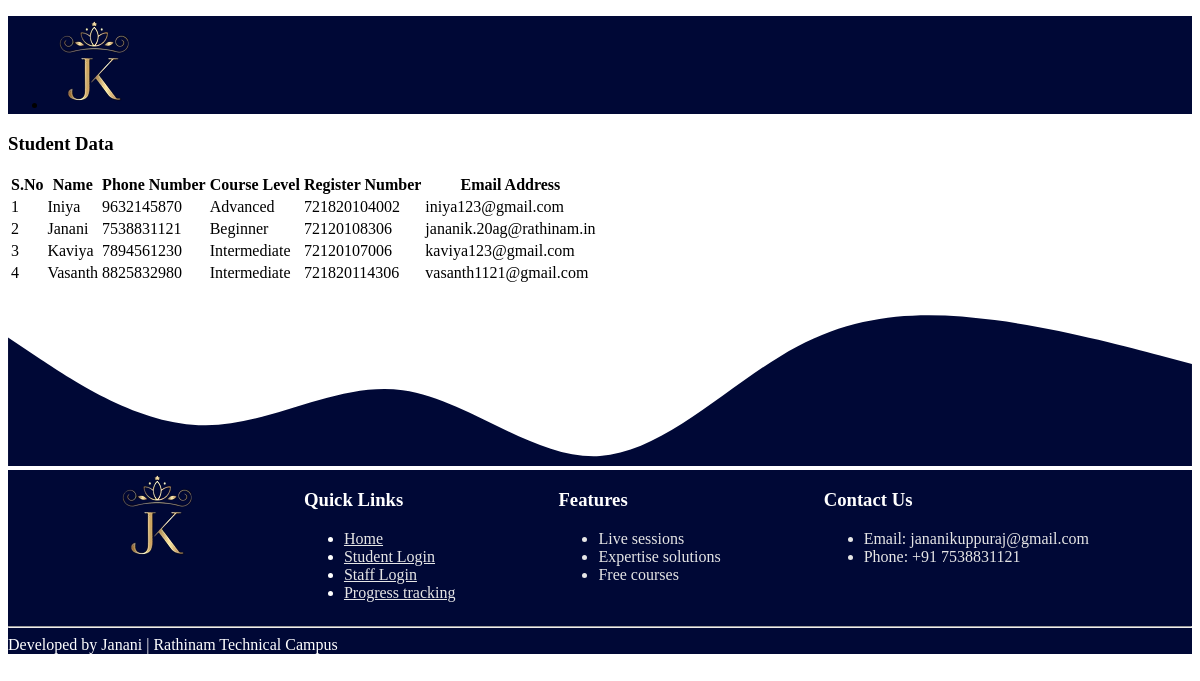
/student_details.php, run on the app's committed database.
### tables this page shows
CREATE TABLE `student_login` (
  `Student_Name` varchar(200) NOT NULL,
  `PhoneNumber` varchar(50) NOT NULL,
  `CourseLevel` varchar(50) NOT NULL,
  `RegisterNumber` varchar(100) NOT NULL,
  `EmailAddress` varchar(50) NOT NULL,
  `Student_Password` varchar(100) NOT NULL
);

### student_details.php (the view, shortened to what this page needs)
<!DOCTYPE html>
<html lang="en">
<head>
    <link rel="stylesheet" href="https://cdn.jsdelivr.net/npm/uikit@3.16.26/dist/css/uikit.min.css" />
    <link rel="stylesheet" href="style.css">
    <link rel="stylesheet" href="common.css">
    <link rel="stylesheet" href="https://cdnjs.cloudflare.com/ajax/libs/font-awesome/5.12.1/css/all.min.css">
</head>
<body>
    <div class="js-navbar">
        <nav class="uk-navbar-container">
            <div class="uk-container">
                <div uk-navbar>
                    <div class="uk-navbar-left">
                        <ul class="uk-navbar-nav">
                            <li class="uk-active">
                                <a href="#" class="js-text-white uk-text-bold">
                                    <img src="./assets/brandlogo.png" alt="">
                                </a>
                            </li>
                        </ul>
                    </div>
                </div>
            </div>
        </nav>
    </div>
    <div class="uk-container">
        <?php
        $conn = new mysqli('localhost', 'root', '', 'projects');
        if ($conn->connect_error) {
            echo "$conn->connect_error";
            die("Connection Failed: " . $conn->connect_error);
        } else {
            $sql = "SELECT * FROM student_login";
            $result = $conn->query($sql);
            if ($result->num_rows > 0) {
                echo "<h3>Student Data</h3>";
                echo "<table class='uk-table'>";
                echo "<b><thead><tr><th>S.No</th><th>Name</th><th>Phone Number</th><th>Course Level</th><th>Register Number</th><th>Email Address</th></tr></thead></b>";
                echo "<tbody>";
                $serialNumber = 1;
                while ($row = $result->fetch_assoc()) {
                    echo "<tr>";
                    echo "<td>" . $serialNumber . "</td>";
                    echo "<td>" . $row['Student_Name'] . "</td>";
                    echo "<td>" . $row['PhoneNumber'] . "</td>";
                    echo "<td>" . $row['CourseLevel'] . "</td>";
                    echo "<td>" . $row['RegisterNumber'] . "</td>";
                    echo "<td>" . $row['EmailAddress'] . "</td>";
                    echo "</tr>";
                    $serialNumber++;
                }
                echo "</tbody></table>";
            } else {
                echo "No student data found.";
            }
        }
        ?>
    </div>
    <div class="uk-section uk-padding-small uk-padding-remove-bottom">
        <footer class="lms-footer">
            <div class="footer-content">
                <div class="footer-logo">
                    <img src="./assets/brandlogo.png" alt="LMS Logo">
                </div>
                <div class="footer-links">
                    <h3 class="text-white">Quick Links</h3>
                    <ul class="uk-list uk-list-hyphen">
                        <li><a href="#" class="text-cray">Home</a></li>
                        <li><a href="student_login.html" class="text-cray">Student Login</a></li>
                        <li><a href="staff_login.html" class="text-cray">Staff Login</a></li>
                        <li><a href="#" class="text-cray">Progress tracking</a></li>
                    </ul>
                </div>
                <div class="features">
                    <h3 class="text-white">Features</h3>
                    <ul>
                        <li class="text-cray">Live sessions</li>
                        <li class="text-cray">Expertise solutions</li>
                        <li class="text-cray">Free courses</li>
                    </ul>
                </div>
                <div class="footer-contact">
                    <h3 class="text-white">Contact Us</h3>
                    <ul class="uk-list uk-list-hyphen">
                        <li class="text-cray">Email: jananikuppuraj@gmail.com</li>
                        <li class="text-cray">Phone: +91 7538831121</li>
                    </ul>
                </div>
            </div>
            <hr>
            <div class="footer-copyright uk-text-center">
                Developed by Janani | Rathinam Technical Campus
            </div>
        </footer>
    </div>
</body>
</html>

### style.css (style rules this page uses)
:root { --pink: #f51983; --white: #fff; --black: #000; --grey: #c2c2c2; --blue: #000836; --light-blue: #002866; --gold: #cca968; }
.uk-navbar-container:not(.uk-navbar-transparent) { background: var(--blue); }
.js-text-white { color: var(--white) !important; }
.lms-footer { background-color: var(--blue); color: #fff; width: 100%; }
.footer-content { max-width: 1200px; margin: 0; display: flex; flex-wrap: wrap; justify-content: space-evenly; align-items: flex-start; }
.footer-logo img { max-width: 150px; height: auto; }

### common.css (style rules this page uses)
:root { --pink: #f51983; --white: #fff; --black: #000; --grey: #c2c2c2; --blue: #000836; --light-blue: #002866; }
.text-white { color: var(--white); }
.text-cray { color: #e6e6e6; }

### student_details.php (style rules this page uses)
.uk-table th { font-weight: bold; }

### data on the page
student_login: Student_Name "Iniya", PhoneNumber "9632145870", CourseLevel "Advanced", RegisterNumber "721820104002", EmailAddress "iniya123@gmail.com"
student_login: Student_Name "Janani", PhoneNumber "7538831121", CourseLevel "Beginner", RegisterNumber "72120108306", EmailAddress "jananik.20ag@rathinam.in"
student_login: Student_Name "Kaviya", PhoneNumber "7894561230", CourseLevel "Intermediate", RegisterNumber "72120107006", EmailAddress "kaviya123@gmail.com"
student_login: Student_Name "Vasanth", PhoneNumber "8825832980", CourseLevel "Intermediate", RegisterNumber "721820114306", EmailAddress "vasanth1121@gmail.com"
